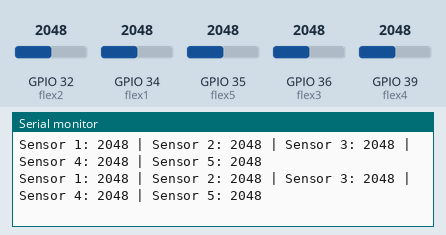
Simulated run of this sketch. Board: ESP32. Parts: the last lines printed to the serial monitor. The test bench sets the inputs (shaded band); at power-on: GPIO 32 (flex2) = 2048, GPIO 34 (flex1) = 2048, GPIO 35 (flex5) = 2048, GPIO 36 (flex3) = 2048, GPIO 39 (flex4) = 2048.

Above: at 1.8 s.
1.9 s: GPIO 32 (flex2) set to 2866
At 2.8 s:
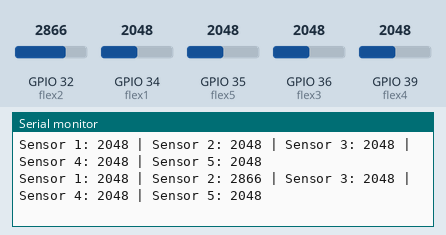
3.4 s: GPIO 34 (flex1) set to 2866
At 4.7 s:
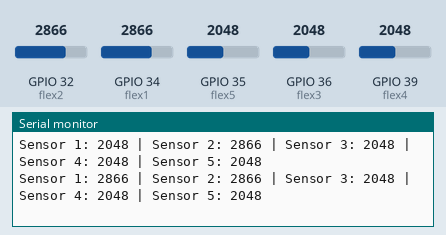
4.9 s: GPIO 35 (flex5) set to 2866
At 5.7 s:
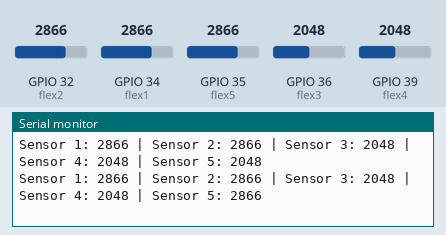
6.4 s: GPIO 36 (flex3) set to 2866
At 7.4 s:
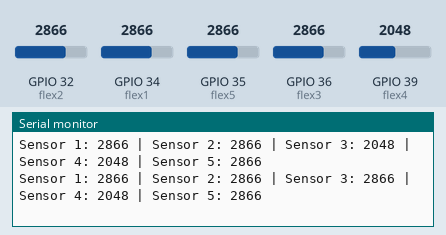
7.9 s: GPIO 39 (flex4) set to 2866
At 8.8 s:
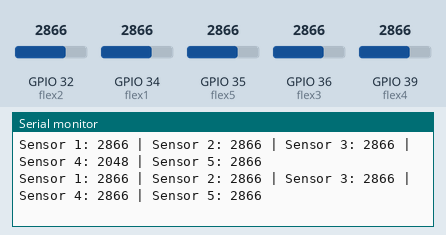
9.4 s: GPIO 32 (flex2) set to 3972
At 10.8 s:
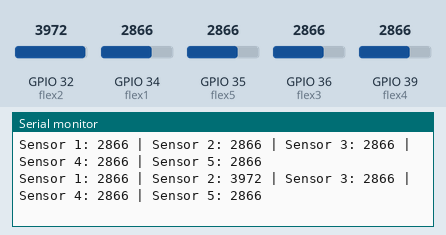
Timing chart, 0 to 11.9 s (numbered marks = the images above; inputs shaded):
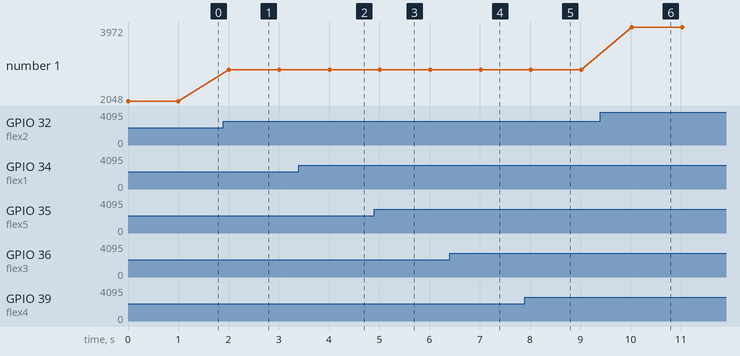

Measured:
- after the input at 1.9 s, the serial monitor: prints a new line after 0.11 s (image 1)
- after the input at 3.4 s, the serial monitor: prints a new line after 0.61 s (image 2)
- after the input at 4.9 s, the serial monitor: prints a new line after 0.11 s (image 3)
- after the input at 6.4 s, the serial monitor: prints a new line after 0.62 s (image 4)
- after the input at 7.9 s, the serial monitor: prints a new line after 0.12 s (image 5)
- after the input at 9.4 s, the serial monitor: prints a new line after 0.62 s (image 6)
- plotted number 1: 2048 → 2866 after the input at 1.9 s, 2866 → 3972 after the input at 9.4 s

The sketch:

sensorcode.ino
```cpp
int flex1 = 34;
int flex2 = 32;
int flex3 = 36;
int flex4 = 39;
int flex5 = 35;

void setup() {

  Serial.begin(115200);
  Serial2.begin(9600, SERIAL_8N1, 16, 17);

}

void loop() {

  int value1 = analogRead(flex1);
  int value2 = analogRead(flex2);
  int value3 = analogRead(flex3);
  int value4 = analogRead(flex4);
  int value5 = analogRead(flex5);

  Serial.print("Sensor 1: ");
  Serial.print(value1);

  Serial.print(" | Sensor 2: ");
  Serial.print(value2);

  Serial.print(" | Sensor 3: ");
  Serial.print(value3);

  Serial.print(" | Sensor 4: ");
  Serial.print(value4);

  Serial.print(" | Sensor 5: ");
  Serial.println(value5);

  delay(1000);
}
```
